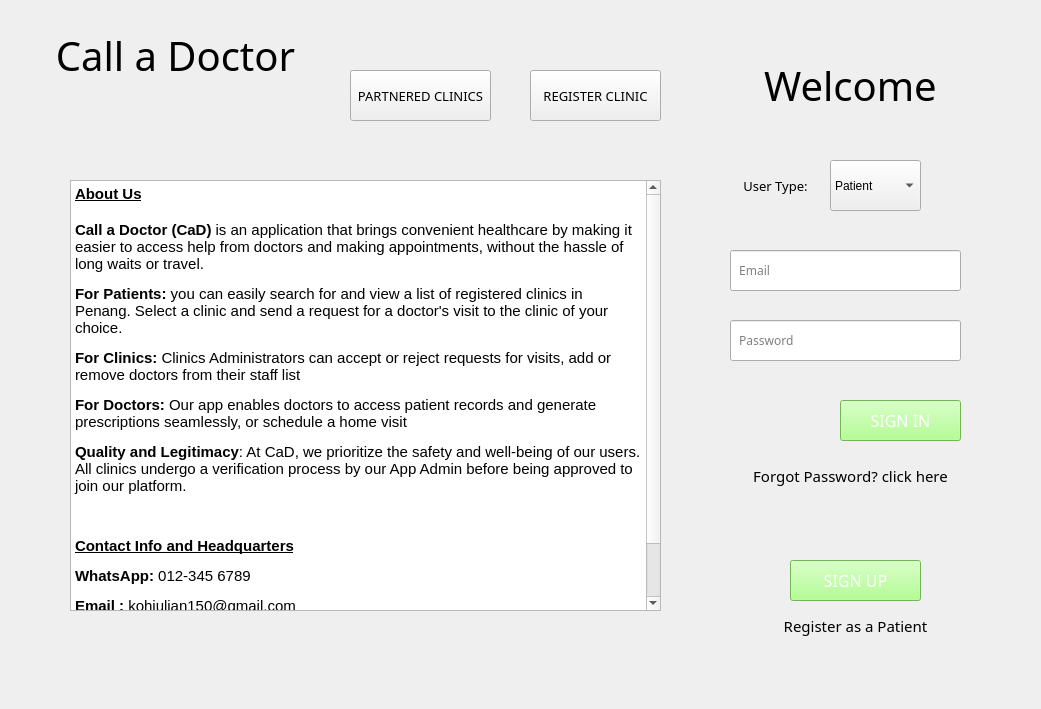
<?xml version="1.0" encoding="UTF-8"?>
<ui version="4.0">
 <class>HomePage</class>
 <widget class="QWidget" name="HomePage">
  <property name="geometry">
   <rect>
    <x>0</x>
    <y>0</y>
    <width>1041</width>
    <height>709</height>
   </rect>
  </property>
  <property name="windowTitle">
   <string>Call A Doctor - Home Page</string>
  </property>
  <widget class="QPushButton" name="Clinics">
   <property name="geometry">
    <rect>
     <x>350</x>
     <y>70</y>
     <width>141</width>
     <height>51</height>
    </rect>
   </property>
   <property name="font">
    <font>
     <family>Bahnschrift SemiLight SemiConde</family>
     <pointsize>10</pointsize>
     <weight>50</weight>
     <bold>false</bold>
    </font>
   </property>
   <property name="text">
    <string>PARTNERED CLINICS</string>
   </property>
  </widget>
  <widget class="QTextEdit" name="textEdit_2">
   <property name="geometry">
    <rect>
     <x>70</x>
     <y>180</y>
     <width>591</width>
     <height>431</height>
    </rect>
   </property>
   <property name="sizePolicy">
    <sizepolicy hsizetype="Maximum" vsizetype="Maximum">
     <horstretch>0</horstretch>
     <verstretch>0</verstretch>
    </sizepolicy>
   </property>
   <property name="readOnly">
    <bool>true</bool>
   </property>
   <property name="html">
    <string>&lt;!DOCTYPE HTML PUBLIC &quot;-//W3C//DTD HTML 4.0//EN&quot; &quot;http://www.w3.org/TR/REC-html40/strict.dtd&quot;&gt;
&lt;html&gt;&lt;head&gt;&lt;meta name=&quot;qrichtext&quot; content=&quot;1&quot; /&gt;&lt;style type=&quot;text/css&quot;&gt;
p, li { white-space: pre-wrap; }
&lt;/style&gt;&lt;/head&gt;&lt;body style=&quot; font-family:'MS Shell Dlg 2'; font-size:7.8pt; font-weight:400; font-style:normal;&quot;&gt;
&lt;p style=&quot; margin-top:0px; margin-bottom:0px; margin-left:0px; margin-right:0px; -qt-block-indent:0; text-indent:0px;&quot;&gt;&lt;span style=&quot; font-size:11pt; font-weight:600; text-decoration: underline;&quot;&gt;About Us&lt;/span&gt;&lt;/p&gt;
&lt;p style=&quot;-qt-paragraph-type:empty; margin-top:0px; margin-bottom:0px; margin-left:0px; margin-right:0px; -qt-block-indent:0; text-indent:0px; font-size:11pt; font-weight:600; text-decoration: underline;&quot;&gt;&lt;br /&gt;&lt;/p&gt;
&lt;p style=&quot; margin-top:0px; margin-bottom:0px; margin-left:0px; margin-right:0px; -qt-block-indent:0; text-indent:0px;&quot;&gt;&lt;span style=&quot; font-size:11pt; font-weight:600;&quot;&gt;Call a Doctor (CaD)&lt;/span&gt;&lt;span style=&quot; font-size:11pt;&quot;&gt; is an application that brings convenient healthcare by making it easier to access help from doctors and making appointments, without the hassle of long waits or travel.&lt;/span&gt;&lt;/p&gt;
&lt;p style=&quot; margin-top:12px; margin-bottom:12px; margin-left:0px; margin-right:0px; -qt-block-indent:0; text-indent:0px;&quot;&gt;&lt;span style=&quot; font-size:11pt; font-weight:600;&quot;&gt;For Patients:&lt;/span&gt;&lt;span style=&quot; font-size:11pt;&quot;&gt; you can easily search for and view a list of registered clinics in Penang. Select a clinic and send a request for a doctor's visit to the clinic of your choice. &lt;/span&gt;&lt;/p&gt;
&lt;p style=&quot; margin-top:12px; margin-bottom:12px; margin-left:0px; margin-right:0px; -qt-block-indent:0; text-indent:0px;&quot;&gt;&lt;span style=&quot; font-size:11pt; font-weight:600;&quot;&gt;For Clinics:&lt;/span&gt;&lt;span style=&quot; font-size:11pt;&quot;&gt; Clinics Administrators can accept or reject requests for visits, add or remove doctors from their staff list&lt;/span&gt;&lt;/p&gt;
&lt;p style=&quot; margin-top:12px; margin-bottom:12px; margin-left:0px; margin-right:0px; -qt-block-indent:0; text-indent:0px;&quot;&gt;&lt;span style=&quot; font-size:11pt; font-weight:600;&quot;&gt;For Doctors:&lt;/span&gt;&lt;span style=&quot; font-size:11pt;&quot;&gt; Our app enables doctors to access patient records and generate prescriptions seamlessly, or schedule a home visit&lt;/span&gt;&lt;/p&gt;
&lt;p style=&quot; margin-top:12px; margin-bottom:12px; margin-left:0px; margin-right:0px; -qt-block-indent:0; text-indent:0px;&quot;&gt;&lt;span style=&quot; font-size:11pt; font-weight:600;&quot;&gt;Quality and Legitimacy&lt;/span&gt;&lt;span style=&quot; font-size:11pt;&quot;&gt;: At CaD, we prioritize the safety and well-being of our users. All clinics undergo a verification process by our App Admin before being approved to join our platform. &lt;/span&gt;&lt;/p&gt;
&lt;p style=&quot;-qt-paragraph-type:empty; margin-top:12px; margin-bottom:12px; margin-left:0px; margin-right:0px; -qt-block-indent:0; text-indent:0px; font-size:11pt;&quot;&gt;&lt;br /&gt;&lt;/p&gt;
&lt;p style=&quot; margin-top:12px; margin-bottom:12px; margin-left:0px; margin-right:0px; -qt-block-indent:0; text-indent:0px;&quot;&gt;&lt;span style=&quot; font-size:11pt; font-weight:600; text-decoration: underline;&quot;&gt;Contact Info and Headquarters&lt;/span&gt;&lt;/p&gt;
&lt;p style=&quot; margin-top:12px; margin-bottom:12px; margin-left:0px; margin-right:0px; -qt-block-indent:0; text-indent:0px;&quot;&gt;&lt;span style=&quot; font-size:11pt; font-weight:600;&quot;&gt;WhatsApp: &lt;/span&gt;&lt;span style=&quot; font-size:11pt;&quot;&gt;012-345 6789      &lt;/span&gt;&lt;span style=&quot; font-size:11pt; font-weight:600;&quot;&gt; &lt;/span&gt;&lt;/p&gt;
&lt;p style=&quot; margin-top:12px; margin-bottom:12px; margin-left:0px; margin-right:0px; -qt-block-indent:0; text-indent:0px;&quot;&gt;&lt;span style=&quot; font-size:11pt; font-weight:600;&quot;&gt;Email : &lt;/span&gt;&lt;span style=&quot; font-size:11pt;&quot;&gt;kohjulian150@gmail.com&lt;/span&gt;&lt;/p&gt;
&lt;p style=&quot; margin-top:12px; margin-bottom:12px; margin-left:0px; margin-right:0px; -qt-block-indent:0; text-indent:0px;&quot;&gt;&lt;span style=&quot; font-size:11pt; font-weight:600;&quot;&gt;Headquarter:&lt;/span&gt;&lt;span style=&quot; font-size:11pt;&quot;&gt; 20&lt;/span&gt;&lt;span style=&quot; font-size:11pt; font-weight:600;&quot;&gt; &lt;/span&gt;&lt;span style=&quot; font-size:11pt;&quot;&gt;Bukit&lt;/span&gt;&lt;span style=&quot; font-size:11pt; font-weight:600;&quot;&gt; &lt;/span&gt;&lt;span style=&quot; font-size:11pt;&quot;&gt;Jambul, Jalan Jambul, Pulau Pinang&lt;/span&gt;&lt;/p&gt;
&lt;p style=&quot;-qt-paragraph-type:empty; margin-top:12px; margin-bottom:12px; margin-left:0px; margin-right:0px; -qt-block-indent:0; text-indent:0px; font-size:8.25pt;&quot;&gt;&lt;br /&gt;&lt;/p&gt;&lt;/body&gt;&lt;/html&gt;</string>
   </property>
  </widget>
  <widget class="QLineEdit" name="Email_line">
   <property name="geometry">
    <rect>
     <x>730</x>
     <y>250</y>
     <width>231</width>
     <height>41</height>
    </rect>
   </property>
   <property name="font">
    <font>
     <family>Bahnschrift Light</family>
    </font>
   </property>
   <property name="placeholderText">
    <string>  Email</string>
   </property>
  </widget>
  <widget class="QLineEdit" name="Password_line">
   <property name="geometry">
    <rect>
     <x>730</x>
     <y>320</y>
     <width>231</width>
     <height>41</height>
    </rect>
   </property>
   <property name="sizePolicy">
    <sizepolicy hsizetype="Expanding" vsizetype="Expanding">
     <horstretch>0</horstretch>
     <verstretch>0</verstretch>
    </sizepolicy>
   </property>
   <property name="font">
    <font>
     <family>Bahnschrift Light</family>
    </font>
   </property>
   <property name="inputMask">
    <string/>
   </property>
   <property name="text">
    <string/>
   </property>
   <property name="placeholderText">
    <string>  Password</string>
   </property>
   <property name="clearButtonEnabled">
    <bool>false</bool>
   </property>
  </widget>
  <widget class="QPushButton" name="ForgotPasswordpushButton">
   <property name="geometry">
    <rect>
     <x>730</x>
     <y>460</y>
     <width>241</width>
     <height>31</height>
    </rect>
   </property>
   <property name="font">
    <font>
     <family>Yu Gothic UI Semibold</family>
     <pointsize>11</pointsize>
     <weight>7</weight>
     <italic>false</italic>
     <bold>false</bold>
    </font>
   </property>
   <property name="styleSheet">
    <string notr="true">border: none; background: none;;
font: 63 11pt &quot;Yu Gothic UI Semibold&quot;;
</string>
   </property>
   <property name="text">
    <string>Forgot Password? click here</string>
   </property>
  </widget>
  <widget class="QPushButton" name="LoginpushButton">
   <property name="geometry">
    <rect>
     <x>840</x>
     <y>400</y>
     <width>121</width>
     <height>41</height>
    </rect>
   </property>
   <property name="font">
    <font>
     <family>Bahnschrift SemiLight SemiConde</family>
     <pointsize>12</pointsize>
    </font>
   </property>
   <property name="autoFillBackground">
    <bool>false</bool>
   </property>
   <property name="styleSheet">
    <string notr="true">background-color: #9dff73;
color: #FFFFFF;
</string>
   </property>
   <property name="text">
    <string>SIGN IN</string>
   </property>
   <property name="autoDefault">
    <bool>false</bool>
   </property>
  </widget>
  <widget class="QLabel" name="Welcome_label_2">
   <property name="enabled">
    <bool>true</bool>
   </property>
   <property name="geometry">
    <rect>
     <x>30</x>
     <y>20</y>
     <width>291</width>
     <height>71</height>
    </rect>
   </property>
   <property name="sizePolicy">
    <sizepolicy hsizetype="Preferred" vsizetype="Preferred">
     <horstretch>0</horstretch>
     <verstretch>0</verstretch>
    </sizepolicy>
   </property>
   <property name="font">
    <font>
     <family>Yu Gothic UI Semibold</family>
     <pointsize>30</pointsize>
     <weight>7</weight>
     <italic>false</italic>
     <bold>false</bold>
    </font>
   </property>
   <property name="layoutDirection">
    <enum>Qt::LeftToRight</enum>
   </property>
   <property name="autoFillBackground">
    <bool>false</bool>
   </property>
   <property name="styleSheet">
    <string notr="true">
font: 63 30pt &quot;Yu Gothic UI Semibold&quot;;</string>
   </property>
   <property name="text">
    <string>Call a Doctor</string>
   </property>
   <property name="alignment">
    <set>Qt::AlignCenter</set>
   </property>
  </widget>
  <widget class="QLabel" name="Welcome_label_3">
   <property name="enabled">
    <bool>true</bool>
   </property>
   <property name="geometry">
    <rect>
     <x>740</x>
     <y>60</y>
     <width>221</width>
     <height>51</height>
    </rect>
   </property>
   <property name="sizePolicy">
    <sizepolicy hsizetype="Expanding" vsizetype="Expanding">
     <horstretch>0</horstretch>
     <verstretch>0</verstretch>
    </sizepolicy>
   </property>
   <property name="font">
    <font>
     <family>Yu Gothic UI Semibold</family>
     <pointsize>30</pointsize>
     <weight>7</weight>
     <italic>false</italic>
     <bold>false</bold>
    </font>
   </property>
   <property name="layoutDirection">
    <enum>Qt::LeftToRight</enum>
   </property>
   <property name="autoFillBackground">
    <bool>false</bool>
   </property>
   <property name="styleSheet">
    <string notr="true">
font: 63 30pt &quot;Yu Gothic UI Semibold&quot;;
</string>
   </property>
   <property name="text">
    <string>Welcome</string>
   </property>
   <property name="alignment">
    <set>Qt::AlignCenter</set>
   </property>
  </widget>
  <widget class="QPushButton" name="RegisterButton">
   <property name="geometry">
    <rect>
     <x>790</x>
     <y>560</y>
     <width>131</width>
     <height>41</height>
    </rect>
   </property>
   <property name="font">
    <font>
     <family>Bahnschrift SemiLight SemiConde</family>
     <pointsize>12</pointsize>
    </font>
   </property>
   <property name="autoFillBackground">
    <bool>false</bool>
   </property>
   <property name="styleSheet">
    <string notr="true">background-color: #9dff73;
color: #FFFFFF;
</string>
   </property>
   <property name="text">
    <string>SIGN UP</string>
   </property>
   <property name="autoDefault">
    <bool>false</bool>
   </property>
  </widget>
  <widget class="QPushButton" name="RegisterClinicButton">
   <property name="geometry">
    <rect>
     <x>530</x>
     <y>70</y>
     <width>131</width>
     <height>51</height>
    </rect>
   </property>
   <property name="font">
    <font>
     <family>Bahnschrift SemiLight SemiConde</family>
     <pointsize>10</pointsize>
     <weight>50</weight>
     <bold>false</bold>
    </font>
   </property>
   <property name="text">
    <string>REGISTER CLINIC</string>
   </property>
  </widget>
  <widget class="QLabel" name="Welcome_label_4">
   <property name="enabled">
    <bool>true</bool>
   </property>
   <property name="geometry">
    <rect>
     <x>720</x>
     <y>610</y>
     <width>271</width>
     <height>31</height>
    </rect>
   </property>
   <property name="sizePolicy">
    <sizepolicy hsizetype="Preferred" vsizetype="Preferred">
     <horstretch>0</horstretch>
     <verstretch>0</verstretch>
    </sizepolicy>
   </property>
   <property name="font">
    <font>
     <family>Yu Gothic UI Semibold</family>
     <pointsize>11</pointsize>
     <weight>7</weight>
     <italic>false</italic>
     <bold>false</bold>
    </font>
   </property>
   <property name="layoutDirection">
    <enum>Qt::LeftToRight</enum>
   </property>
   <property name="autoFillBackground">
    <bool>false</bool>
   </property>
   <property name="styleSheet">
    <string notr="true">
font: 63 11pt &quot;Yu Gothic UI Semibold&quot;;
</string>
   </property>
   <property name="text">
    <string>Register as a Patient</string>
   </property>
   <property name="alignment">
    <set>Qt::AlignCenter</set>
   </property>
  </widget>
  <widget class="QLabel" name="Welcome_label_5">
   <property name="enabled">
    <bool>true</bool>
   </property>
   <property name="geometry">
    <rect>
     <x>640</x>
     <y>160</y>
     <width>271</width>
     <height>51</height>
    </rect>
   </property>
   <property name="sizePolicy">
    <sizepolicy hsizetype="Preferred" vsizetype="Preferred">
     <horstretch>0</horstretch>
     <verstretch>0</verstretch>
    </sizepolicy>
   </property>
   <property name="font">
    <font>
     <family>Yu Gothic UI Semibold</family>
     <pointsize>10</pointsize>
     <weight>7</weight>
     <italic>false</italic>
     <bold>false</bold>
    </font>
   </property>
   <property name="layoutDirection">
    <enum>Qt::LeftToRight</enum>
   </property>
   <property name="autoFillBackground">
    <bool>false</bool>
   </property>
   <property name="styleSheet">
    <string notr="true">
font: 63 10pt &quot;Yu Gothic UI Semibold&quot;;
</string>
   </property>
   <property name="text">
    <string>User Type:</string>
   </property>
   <property name="alignment">
    <set>Qt::AlignCenter</set>
   </property>
  </widget>
  <widget class="QComboBox" name="UserType">
   <property name="geometry">
    <rect>
     <x>830</x>
     <y>160</y>
     <width>91</width>
     <height>51</height>
    </rect>
   </property>
   <item>
    <property name="text">
     <string>Patient</string>
    </property>
   </item>
   <item>
    <property name="text">
     <string>Clinic</string>
    </property>
   </item>
   <item>
    <property name="text">
     <string>Doctor</string>
    </property>
   </item>
  </widget>
 </widget>
 <resources/>
 <connections/>
</ui>
